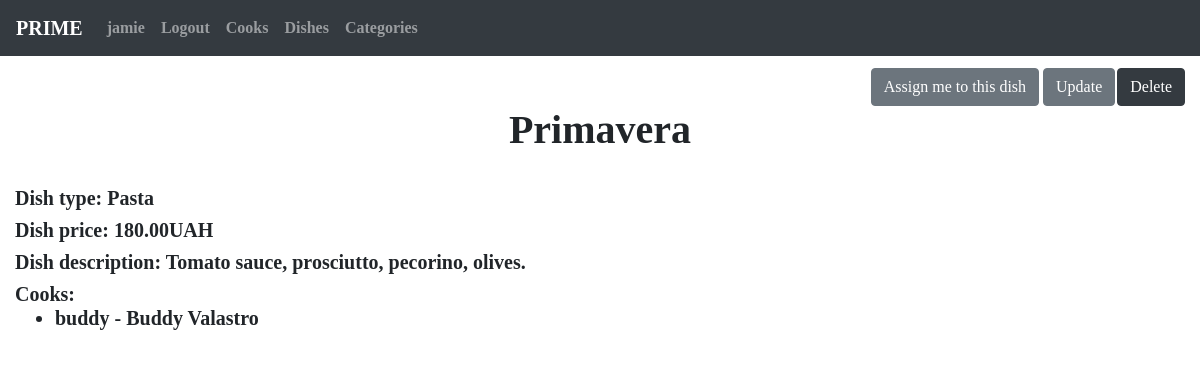
The page /dishes/2/ (signed in) on the database its author committed.
### menu/models.py (models this page shows, shortened)
class Cook(AbstractUser):
    years_of_experience = models.IntegerField(null=True)
    def get_absolute_url(self):
        return reverse("menu:cook-detail", kwargs={"pk": self.pk})

class Dish(models.Model):
    name = models.CharField(max_length=255)
    description = models.TextField()
    price = models.DecimalField(max_digits=5, decimal_places=2)
    category = models.ForeignKey(Category, on_delete=models.CASCADE)
    cooks = models.ManyToManyField(Cook, related_name="dishes")
    class Meta:
        ordering = ["category"]

class Category(models.Model):
    name = models.CharField(max_length=255, unique=True)
    class Meta:
        verbose_name = "category"
        verbose_name_plural = "categories"

### menu/views.py (the view)
class DishDetailView(LoginRequiredMixin, generic.DetailView):
    model = Dish

### templates/menu/dish_detail.html (shortened to what this page needs)
{% extends "base.html" %}
{% block content %}
  <div class="d-flex flex-row-reverse">
    <div class="pl-0 pt-2">
      <button type="button" class="btn btn-dark" data-toggle="modal" data-target="#deleteDish">
        Delete
      </button>
    </div>
    <div class="pl-0 pt-2">
      <a href="{% url 'menu:dish-update' pk=dish.id %}" class="btn btn-secondary link-to-page">
        Update
      </a>
    </div>
    <div class="pl-0 pt-2">
      {% if dish in user.dishes.all %}
        <a href="{% url 'menu:toggle-dish-assign' pk=dish.id %}" class="btn btn-secondary link-to-page">
          Delete me from this dish
        </a>
      {% else %}
        <a href="{% url 'menu:toggle-dish-assign' pk=dish.id %}" class="btn btn-secondary link-to-page">
          Assign me to this dish
        </a>
      {% endif %}
    </div>
  </div>
  <h1 class="text-center font-weight-bolder">
    {{ dish.name }}
  </h1>
  <br>
    <h5 class="font-weight-bolder">
      Dish type: {{ dish.category.name }}
    </h5>
    <h5 class="font-weight-bolder">
      Dish price: {{ dish.price }}UAH
    </h5>
    <h5 class="font-weight-bolder">
      Dish description: {{ dish.description }}
    </h5>
    <h5 class="font-weight-bolder">Cooks:
      <ul>
        {% for cook in dish.cooks.all %}
          <li>{{ cook.username }} - {{ cook.first_name }} {{ cook.last_name }}</li>
        {% endfor %}
      </ul>
    </h5>
{% endblock %}

### templates/includes/sidebar.html
<nav class="navbar navbar-expand-sm bg-dark navbar-dark">
  <a class="navbar-brand" href="{% url 'menu:index' %}">PRIME</a>
  <ul class="navbar-nav">
    {% if user.is_authenticated %}
      <li class="nav-item">
        <a class="nav-link" href="{{ user.get_absolute_url }}">
          {{ user.get_username }}
        </a>
      </li>
      <li class="nav-item">
        <a class="nav-link" href="{% url 'logout'%}?next={{request.path}}">
          Logout
        </a>
      </li>
    {% else %}
      <li class="nav-item">
        <a class="nav-link" href="{% url 'login'%}?next={{request.path}}">
          Login
        </a>
      </li>
    {% endif %}
    <li class="nav-item">
      <a class="nav-link" href="{% url 'menu:cook-list' %}">
        Cooks
      </a>
    </li>
    <li class="nav-item">
      <a class="nav-link" href="{% url 'menu:dish-list' %}">
        Dishes
      </a>
    </li>
    <li class="nav-item">
      <a class="nav-link" href="{% url 'menu:category-list' %}">
        Categories
      </a>
    </li>
  </ul>
</nav>

### static/css/styles.css (style rules this page uses)
.link-to-page { float: right; margin: 0 2px 0 2px; }

### rows shown on the page
Cook: get_username "jamie"
Dish: name "Primavera", category.name "Pasta", price "180.00", description "Tomato sauce, prosciutto, pecorino, olives."
Cook: username "buddy", first_name "Buddy", last_name "Valastro"
